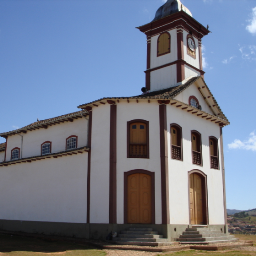
%> input picture trabalho-manipulacaoImagem/8a/serro.bmp, 256 x 256 px
$ octave rgb2xyz.m   (GNU Octave 9; MATLAB toolbox functions it lacks are replaced by stand-ins)
%> lines starting %> are read from the running program, lines starting %| are printed output that depends on the picture
close all;
clear all;

im = imread('serro.bmp');
%> im is the input picture: size 256x256x3 uint8; mean R, G, B 114.5, 123.1, 141.5
im = im2double(im);
%> im: size 256x256x3 double
R = im(:,:,1);
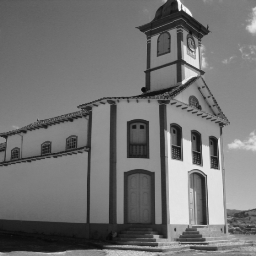
%> R: size 256x256 double; min 0.0275, max 0.996, mean 0.449
G = im(:,:,2);
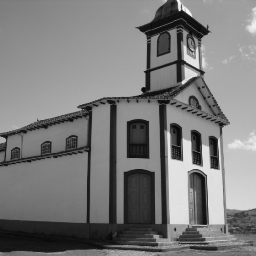
%> G: size 256x256 double; min 0.0275, max 0.992, mean 0.483
B = im(:,:,3);
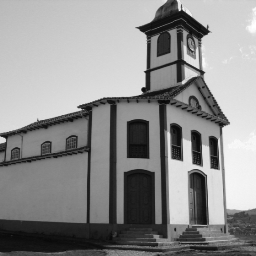
%> B: size 256x256 double; min 0.0314, max 1, mean 0.555

[m,n] = size(R);
%> m = 256; n = 256

T = [0.49000 0.17697 0; 0.31000 0.81240 0.01000; 0.20000 0.01063 0.99000];


for i = 1:m
    for j = 1:n
        X(i,j,1) = T(1,:)*[R(i,j); G(i,j); B(i,j)];
        X(i,j,2) = T(2,:)*[R(i,j); G(i,j); B(i,j)];
        X(i,j,3) = T(3,:)*[R(i,j); G(i,j); B(i,j)];
    end
end
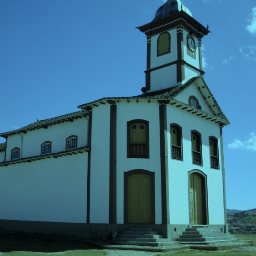
%> X: size 256x256x3 double; mean R, G, B 0.305, 0.537, 0.644; drawn with min black and max white

imshow(X)
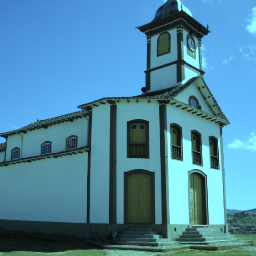
%> displayed picture: size 256x256x3, on the screen's scale of 0 to 255; mean R, G, B 77.9, 136.9, 163.1
